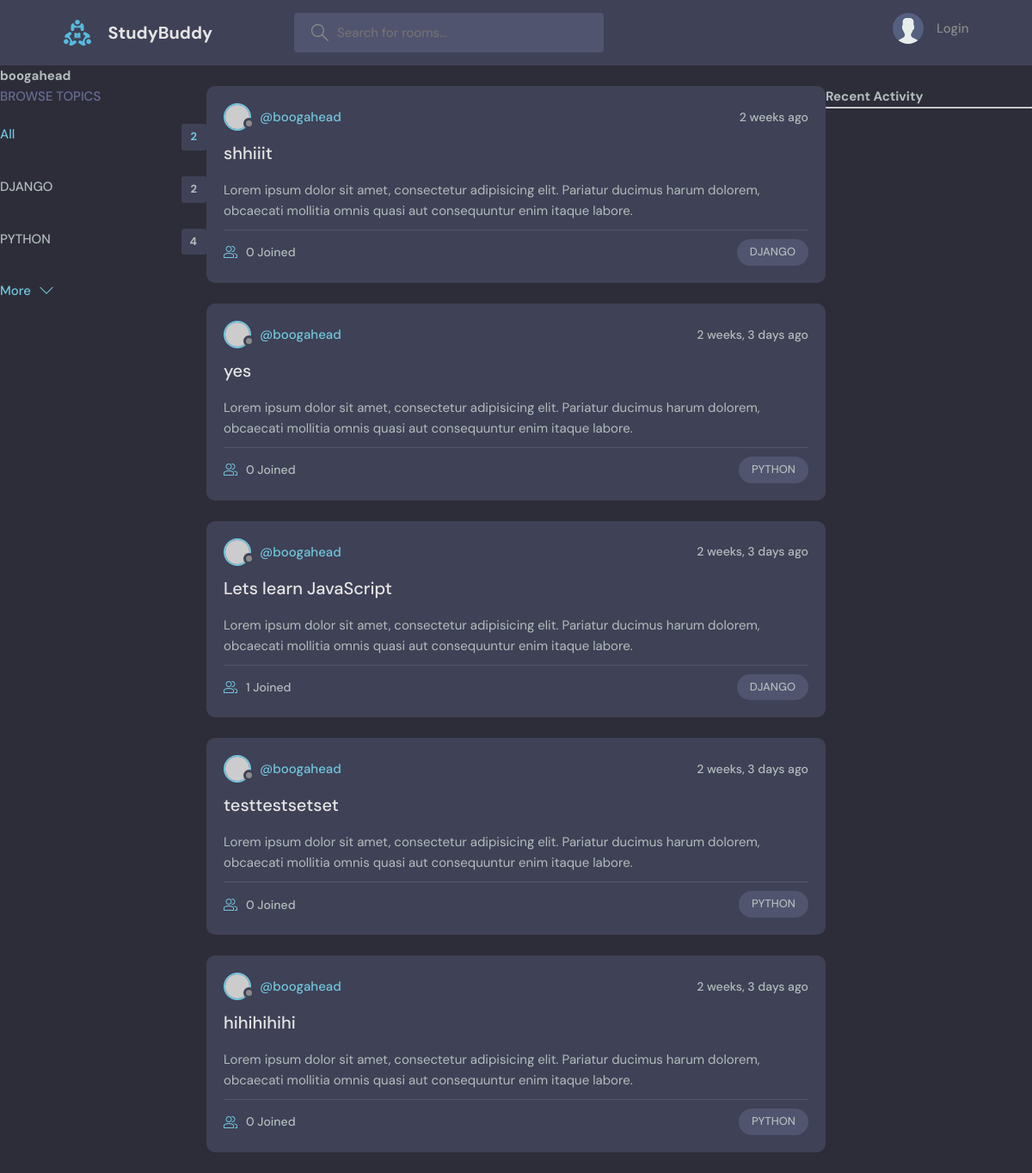
Page /profile/1/ on the committed database.
### base/models.py (models this page shows, shortened)
class Topic(models.Model):
    name=models.CharField(max_length=200)

class Room(models.Model):
    host = models.ForeignKey(User,on_delete=models.SET_NULL,null=True) # make sure that this CAN be null
    topic = models.ForeignKey(Topic,on_delete=models.SET_NULL,null=True) # make sure that this CAN be null
    name = models.CharField(max_length=200)
    description = models.TextField(null=True,blank=True)  #database can be blank with null=true blank= true : can be left blank
    participants = models.ManyToManyField(User,related_name='participants',blank=True)  #store all users currently active in the room
    updated= models.DateTimeField(auto_now=True)   # any time we run the save method, it saves timestamps
    created=models.DateTimeField(auto_now_add=True) # auto_now = take snapshot any time _now_add = only saved when created
    class Meta:
        ordering=['-updated','-created'] # most recently updated item first by adding -

### base/views.py (the view)
# urls.py: path('profile/<str:pk>/',views.userProfile,name="user-profile"),
def userProfile(request,pk):
    user=User.objects.get(id=pk)
    rooms=user.room_set.all() # find all the room that the user is in
    room_message=user.message_set.all()
    topics=Topic.objects.all()
    context={'user':user,'rooms':rooms,'room_message':room_message,'topics':topics}
    return render(request,'base/profile.html',context)

### base/templates/base/profile.html (shortened to what this page needs)
{%extends 'main.html'%}
{%block content%}
<h1>{{user.username}}</h1>
<div class="profile-container">
    <div>
        {%include 'base/topics_component.html'%}
    </div>
    <div>
        {% include 'base/feed_component.html' %}
    </div>
    <div>
        {%include 'base/activity_component.html'%}
    </div>
</div>
{%endblock content%}

### templates/main.html (shortened to what this page needs)
<!DOCTYPE html>
{% load static%}
<html lang="en">
  <head>
    <link rel="stylesheet" href="{% static 'styles/style.css' %}" />
  </head>
  <body>
    {% include 'navbar.html' %}
    {% block content %}{% endblock %}
  </body>
</html>

### templates/navbar.html (shortened to what this page needs)
{%load static%}
<header class="header header--loggedIn">
    <div class="container">
      <a href="{% url 'home' %}" class="header__logo">
        <img src="{% static 'images/logo.svg'%}" />
        <h1>StudyBuddy</h1>
      </a>
      <form class="header__search" method="GET" action="{%url 'home'%}">
        <label>
          <input name="q" placeholder="Search for rooms..." />
        </label>
      </form>
      <nav class="header__menu">
        {% if request.user.is_authenticated %}
        <div class="header__user">
          <a href="profile.html">
            <div class="avatar avatar--medium active">
              <img src="https://randomuser.me/api/portraits/men/37.jpg" />
            </div>
            <p>{{request.user}} <span>@{{request.user}}</span></p>
          </a>
          <button class="dropdown-button">
            <svg version="1.1" xmlns="http://www.w3.org/2000/svg" width="32" height="32" viewBox="0 0 32 32">
              <title>chevron-down</title>
              <path d="M16 21l-13-13h-3l16 16 16-16h-3l-13 13z"></path>
            </svg>
          </button>
        </div>
        {%else %}
         <a href="{% url 'Login' %}">
          <img src="{% static 'images/avatar.svg'%}" />
          <p>Login</p>
        </a>
        {%endif%}
      </nav>
    </div>
  </header>

### base/templates/base/topics_component.html
<div class="topics">
    <div class="topics__header">
      <h2>Browse Topics</h2>
    </div>
    <ul class="topics__list">
      <li>
        <a href="{% url 'home' %}" class="active">All <span>{{topics.count}}</span></a>
      </li>
      {% for topic in topics %}
      <li>
        <a href="{% url 'home' %}?q={{topic.name}}">{{topic.name}}<span>{{topic.room_set.all.count}}</span></a>
      </li>
      {%endfor%}
    </ul>
    <a class="btn btn--link" href="topics.html">
      More
      <svg version="1.1" xmlns="http://www.w3.org/2000/svg" width="32" height="32" viewBox="0 0 32 32">
        <title>chevron-down</title>
        <path d="M16 21l-13-13h-3l16 16 16-16h-3l-13 13z"></path>
      </svg>
    </a>
  </div>

### base/templates/base/feed_component.html (shortened to what this page needs)
{% for room in rooms %}
<div class="roomListRoom">
    <div class="roomListRoom__header">
      <a href="{%url 'user-profile' room.host.id %}" class="roomListRoom__author">
        <div class="avatar avatar--small">
          <img src="https://randomuser.me/api/portraits/women/11.jpg" />
        </div>
        <span>@{{room.host.username}}</span>
      </a>
      <div class="roomListRoom__actions">
        <span>{{room.created|timesince}} ago</span>
      </div>
    </div>
    <div class="roomListRoom__content">
      <a href="{% url 'room' room.id  %}">{{room.name}}</a>
      <p>
        Lorem ipsum dolor sit amet, consectetur adipisicing elit. Pariatur ducimus harum dolorem, obcaecati
        mollitia omnis quasi aut consequuntur enim itaque labore.
      </p>
    </div>
    <div class="roomListRoom__meta">
      <a href="{% url 'room' room.id  %}" class="roomListRoom__joined">
        {{room.participants.all.count}} Joined
      </a>
      <p class="roomListRoom__topic">{{room.topic.name}}</p>
    </div>
  </div>
  {% endfor %}

### base/templates/base/activity_component.html (shortened to what this page needs)
<h3>Recent Activity</h3>
        <hr>

### base/templates/base/profile.html (style rules this page uses)
.profile-container { display:grid; grid-template-columns: 1fr 3fr 1fr; }

### rows in the picture
Topic: name "DJANGO", room_set.all.count "2"
Topic: name "PYTHON", room_set.all.count "4"
Room: host.username "boogahead", created "2 weeks", name "shhiiit", participants.all.count "0", topic.name "DJANGO"
Room: host.username "boogahead", created "2 weeks, 3 days", name "yes", participants.all.count "0", topic.name "PYTHON"
Room: host.username "boogahead", created "2 weeks, 3 days", name "Lets learn JavaScript", participants.all.count "1", topic.name "DJANGO"
Room: host.username "boogahead", created "2 weeks, 3 days", name "testtestsetset", participants.all.count "0", topic.name "PYTHON"
Room: host.username "boogahead", created "2 weeks, 3 days", name "hihihihihi", participants.all.count "0", topic.name "PYTHON"

### other values in the picture
{{ user.username }} "boogahead"
{{ topics.count }} "2"
